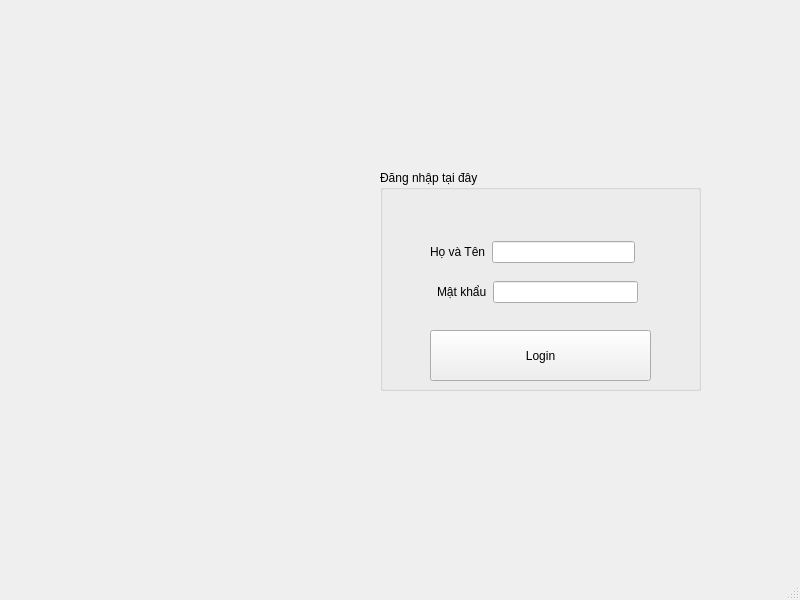
<?xml version="1.0" encoding="UTF-8"?>
<ui version="4.0">
 <class>MainWindow</class>
 <widget class="QMainWindow" name="MainWindow">
  <property name="geometry">
   <rect>
    <x>0</x>
    <y>0</y>
    <width>800</width>
    <height>600</height>
   </rect>
  </property>
  <property name="windowTitle">
   <string>Đăng nhập</string>
  </property>
  <widget class="QWidget" name="centralwidget">
   <widget class="QGroupBox" name="groupBox">
    <property name="geometry">
     <rect>
      <x>380</x>
      <y>170</y>
      <width>321</width>
      <height>221</height>
     </rect>
    </property>
    <property name="title">
     <string>Đăng nhập tại đây</string>
    </property>
    <widget class="QPushButton" name="pushButton_login">
     <property name="geometry">
      <rect>
       <x>50</x>
       <y>160</y>
       <width>221</width>
       <height>51</height>
      </rect>
     </property>
     <property name="text">
      <string>Login</string>
     </property>
    </widget>
    <widget class="QWidget" name="layoutWidget">
     <property name="geometry">
      <rect>
       <x>50</x>
       <y>70</y>
       <width>205</width>
       <height>24</height>
      </rect>
     </property>
     <layout class="QHBoxLayout" name="horizontalLayout_2">
      <item>
       <widget class="QLabel" name="label">
        <property name="text">
         <string>Họ và Tên</string>
        </property>
       </widget>
      </item>
      <item>
       <widget class="QLineEdit" name="lineEdit_UserName"/>
      </item>
     </layout>
    </widget>
    <widget class="QWidget" name="">
     <property name="geometry">
      <rect>
       <x>57</x>
       <y>110</y>
       <width>201</width>
       <height>24</height>
      </rect>
     </property>
     <layout class="QHBoxLayout" name="horizontalLayout">
      <item>
       <widget class="QLabel" name="label_2">
        <property name="text">
         <string>Mật khẩu</string>
        </property>
       </widget>
      </item>
      <item>
       <widget class="QLineEdit" name="lineEdit_2_Password"/>
      </item>
     </layout>
    </widget>
   </widget>
   <widget class="QLabel" name="label_4">
    <property name="geometry">
     <rect>
      <x>50</x>
      <y>130</y>
      <width>271</width>
      <height>301</height>
     </rect>
    </property>
    <property name="text">
     <string/>
    </property>
    <property name="pixmap">
     <pixmap>F:/Hình ảnh/Saved Pictures/quan ly ban hang.png</pixmap>
    </property>
    <property name="scaledContents">
     <bool>true</bool>
    </property>
   </widget>
  </widget>
  <widget class="QMenuBar" name="menubar">
   <property name="geometry">
    <rect>
     <x>0</x>
     <y>0</y>
     <width>800</width>
     <height>26</height>
    </rect>
   </property>
  </widget>
  <widget class="QStatusBar" name="statusbar"/>
 </widget>
 <resources/>
 <connections/>
</ui>
